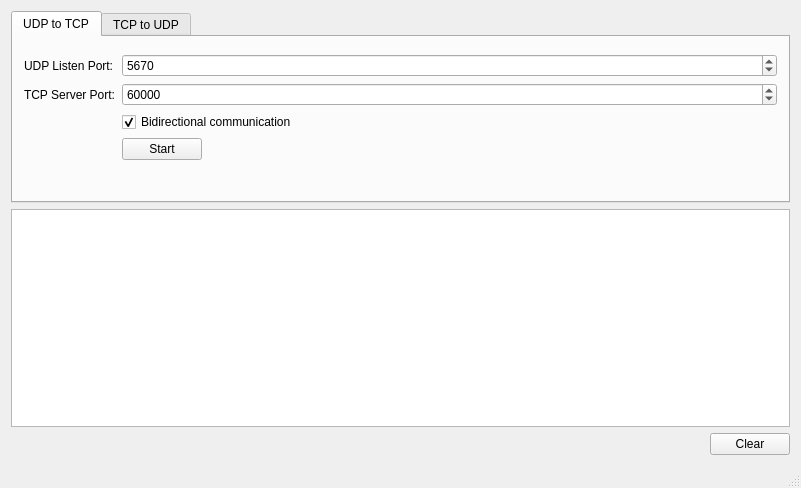
<?xml version="1.0" encoding="UTF-8"?>
<ui version="4.0">
 <class>SNBGui</class>
 <widget class="QMainWindow" name="SNBGui">
  <property name="geometry">
   <rect>
    <x>0</x>
    <y>0</y>
    <width>801</width>
    <height>488</height>
   </rect>
  </property>
  <property name="windowTitle">
   <string>SNBGui</string>
  </property>
  <widget class="QWidget" name="centralWidget">
   <layout class="QVBoxLayout" name="verticalLayout_2">
    <item>
     <widget class="QTabWidget" name="tabWidget">
      <property name="sizePolicy">
       <sizepolicy hsizetype="Expanding" vsizetype="Minimum">
        <horstretch>0</horstretch>
        <verstretch>0</verstretch>
       </sizepolicy>
      </property>
      <property name="currentIndex">
       <number>0</number>
      </property>
      <widget class="QWidget" name="tabUT">
       <attribute name="title">
        <string>UDP to TCP</string>
       </attribute>
       <layout class="QFormLayout" name="formLayout_2">
        <property name="fieldGrowthPolicy">
         <enum>QFormLayout::AllNonFixedFieldsGrow</enum>
        </property>
        <item row="1" column="0">
         <layout class="QFormLayout" name="formLayout"/>
        </item>
        <item row="2" column="0">
         <widget class="QLabel" name="labelUdpListenPort">
          <property name="text">
           <string>UDP Listen Port:</string>
          </property>
         </widget>
        </item>
        <item row="2" column="1">
         <widget class="QSpinBox" name="spinBoxUdpListenPort">
          <property name="minimum">
           <number>1000</number>
          </property>
          <property name="maximum">
           <number>100000</number>
          </property>
          <property name="singleStep">
           <number>10</number>
          </property>
          <property name="value">
           <number>5670</number>
          </property>
         </widget>
        </item>
        <item row="3" column="0">
         <widget class="QLabel" name="labelTcpServerPort">
          <property name="text">
           <string>TCP Server Port:</string>
          </property>
         </widget>
        </item>
        <item row="3" column="1">
         <widget class="QSpinBox" name="spinBoxTcpServerPort">
          <property name="minimum">
           <number>1000</number>
          </property>
          <property name="maximum">
           <number>100000</number>
          </property>
          <property name="singleStep">
           <number>10</number>
          </property>
          <property name="value">
           <number>60000</number>
          </property>
         </widget>
        </item>
        <item row="5" column="1">
         <layout class="QHBoxLayout" name="horizontalLayout_2">
          <item>
           <widget class="QPushButton" name="buttonUTStartStop">
            <property name="text">
             <string>Start</string>
            </property>
           </widget>
          </item>
          <item>
           <spacer name="horizontalSpacer_4">
            <property name="orientation">
             <enum>Qt::Horizontal</enum>
            </property>
            <property name="sizeHint" stdset="0">
             <size>
              <width>40</width>
              <height>20</height>
             </size>
            </property>
           </spacer>
          </item>
         </layout>
        </item>
        <item row="4" column="1">
         <widget class="QCheckBox" name="checkBoxUTBidirectionalEnabled">
          <property name="text">
           <string>Bidirectional communication</string>
          </property>
          <property name="checked">
           <bool>true</bool>
          </property>
         </widget>
        </item>
       </layout>
      </widget>
      <widget class="QWidget" name="tabTU">
       <attribute name="title">
        <string>TCP to UDP</string>
       </attribute>
       <layout class="QFormLayout" name="formLayout_4">
        <property name="fieldGrowthPolicy">
         <enum>QFormLayout::AllNonFixedFieldsGrow</enum>
        </property>
        <item row="0" column="0">
         <layout class="QFormLayout" name="formLayout_3"/>
        </item>
        <item row="1" column="0">
         <widget class="QLabel" name="labelTcpServerAddress">
          <property name="text">
           <string>TCP Server Address:</string>
          </property>
         </widget>
        </item>
        <item row="1" column="1">
         <widget class="QLineEdit" name="lineEditTcpServerAddress">
          <property name="text">
           <string>127.0.0.1</string>
          </property>
         </widget>
        </item>
        <item row="2" column="0">
         <widget class="QLabel" name="labelTcpServerPort_2">
          <property name="text">
           <string>TCP Server Port:</string>
          </property>
         </widget>
        </item>
        <item row="2" column="1">
         <widget class="QSpinBox" name="spinBoxTcpClientPort">
          <property name="minimum">
           <number>1000</number>
          </property>
          <property name="maximum">
           <number>100000</number>
          </property>
          <property name="singleStep">
           <number>10</number>
          </property>
          <property name="value">
           <number>60000</number>
          </property>
         </widget>
        </item>
        <item row="3" column="0">
         <widget class="QLabel" name="labelUdpBroadcastPort">
          <property name="text">
           <string>UDP Broadcast Port:</string>
          </property>
         </widget>
        </item>
        <item row="3" column="1">
         <widget class="QSpinBox" name="spinBoxUdpBroadcastPort">
          <property name="minimum">
           <number>1000</number>
          </property>
          <property name="maximum">
           <number>100000</number>
          </property>
          <property name="singleStep">
           <number>10</number>
          </property>
          <property name="value">
           <number>5670</number>
          </property>
         </widget>
        </item>
        <item row="5" column="1">
         <layout class="QHBoxLayout" name="horizontalLayout_3">
          <item>
           <widget class="QPushButton" name="buttonTUStartStop">
            <property name="text">
             <string>Start</string>
            </property>
           </widget>
          </item>
          <item>
           <spacer name="horizontalSpacer_3">
            <property name="orientation">
             <enum>Qt::Horizontal</enum>
            </property>
            <property name="sizeHint" stdset="0">
             <size>
              <width>40</width>
              <height>20</height>
             </size>
            </property>
           </spacer>
          </item>
         </layout>
        </item>
        <item row="4" column="1">
         <widget class="QCheckBox" name="checkBoxTUBidirectionalEnabled">
          <property name="text">
           <string>Bidirectional communication</string>
          </property>
          <property name="checked">
           <bool>true</bool>
          </property>
         </widget>
        </item>
       </layout>
      </widget>
     </widget>
    </item>
    <item>
     <widget class="QTextEdit" name="textEditLogger">
      <property name="undoRedoEnabled">
       <bool>false</bool>
      </property>
      <property name="readOnly">
       <bool>true</bool>
      </property>
     </widget>
    </item>
    <item>
     <layout class="QHBoxLayout" name="horizontalLayout">
      <item>
       <spacer name="horizontalSpacer">
        <property name="orientation">
         <enum>Qt::Horizontal</enum>
        </property>
        <property name="sizeHint" stdset="0">
         <size>
          <width>40</width>
          <height>20</height>
         </size>
        </property>
       </spacer>
      </item>
      <item>
       <widget class="QPushButton" name="buttonClearLogger">
        <property name="text">
         <string>Clear</string>
        </property>
       </widget>
      </item>
     </layout>
    </item>
   </layout>
  </widget>
  <widget class="QMenuBar" name="menuBar">
   <property name="geometry">
    <rect>
     <x>0</x>
     <y>0</y>
     <width>801</width>
     <height>29</height>
    </rect>
   </property>
  </widget>
  <widget class="QStatusBar" name="statusBar"/>
 </widget>
 <layoutdefault spacing="6" margin="11"/>
 <tabstops>
  <tabstop>buttonClearLogger</tabstop>
  <tabstop>tabWidget</tabstop>
  <tabstop>spinBoxUdpListenPort</tabstop>
  <tabstop>spinBoxTcpServerPort</tabstop>
  <tabstop>checkBoxUTBidirectionalEnabled</tabstop>
  <tabstop>buttonUTStartStop</tabstop>
  <tabstop>lineEditTcpServerAddress</tabstop>
  <tabstop>spinBoxTcpClientPort</tabstop>
  <tabstop>spinBoxUdpBroadcastPort</tabstop>
  <tabstop>checkBoxTUBidirectionalEnabled</tabstop>
  <tabstop>buttonTUStartStop</tabstop>
  <tabstop>textEditLogger</tabstop>
 </tabstops>
 <resources/>
 <connections/>
</ui>
